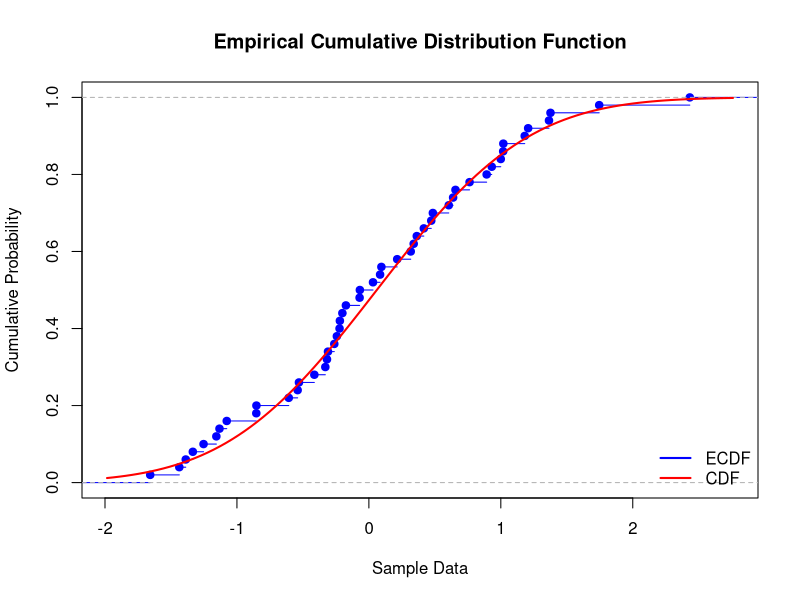

Reproduce this figure in R.
sample_data <- rnorm(50, mean = 0, sd = 1)

plot_cdf <- function(data) {
    ecdf_function <- ecdf(data)
    plot(ecdf_function,
        main = "Empirical Cumulative Distribution Function",
        xlab = "Sample Data", ylab = "Cumulative Probability", col = "blue"
    )
    curve(pnorm(x, mean = mean(data), sd = sd(data)), add = TRUE, col = "red", lwd = 2)
    legend("bottomright", legend = c("ECDF", "CDF"), col = c("blue", "red"), lty = 1, lwd = 2, bty = "n")
}
plot_cdf(sample_data)

# Perform Kolmogorov-Smirnov test
# 1. Calculate the Empirical Cumulative Distribution Function (ECDF):
#   Arrange the sample data in ascending order.
#   Calculate the ECDF by plotting the proportion of data points that are less than or equal to each value in the sample.
# 2. Calculate the Theoretical Cumulative Distribution Function (CDF):
#   For the hypothesized distribution, calculate the CDF for each value in the sample.
# 3.Compute the KS Statistic:
#   The KS statistic (D) is the maximum absolute difference between the ECDF and the theoretical CDF.
ks_test_result <- ks.test(sample_data, "pnorm", mean = 0, sd = 1)

# Print the test result
print(ks_test_result)

# Interpret the result
alpha <- 0.05
if (ks_test_result$p.value < alpha) {
    cat("Reject the null hypothesis: The data does not follow a normal distribution.\n")
} else {
    cat("Fail to reject the null hypothesis: The data may follow a normal distribution.\n")
}
